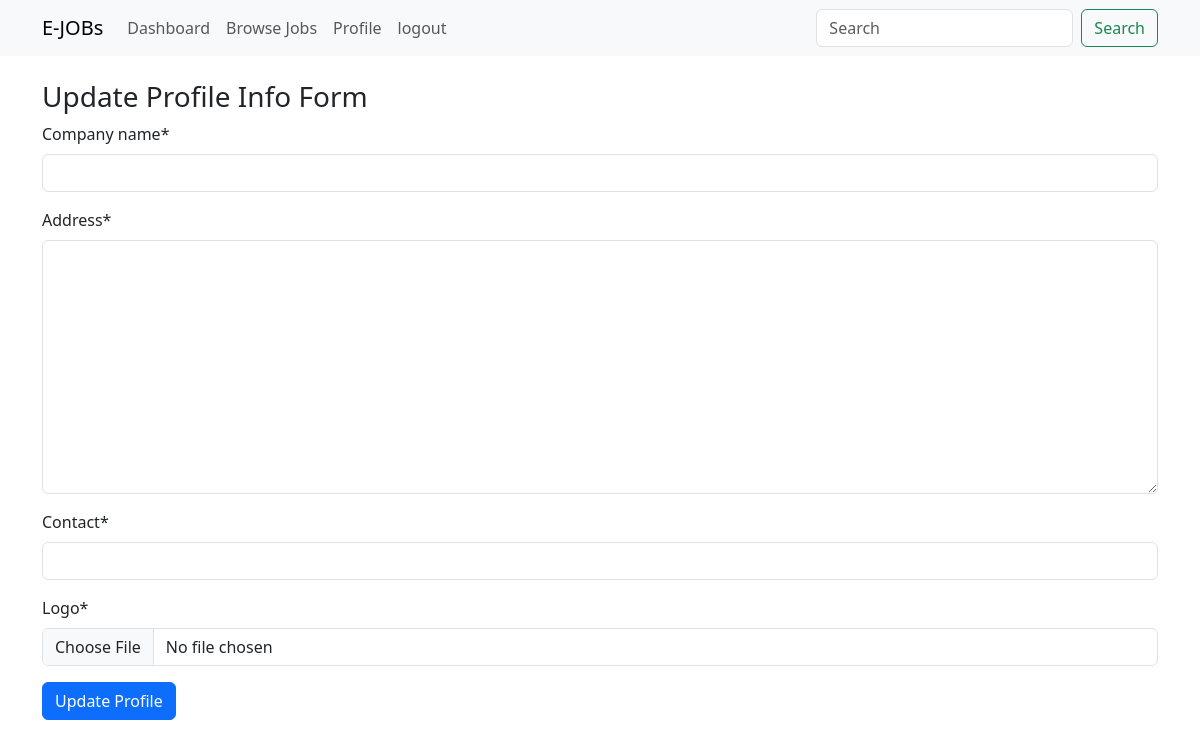
Page /update-profile-view/ (signed in) on the earlier database version.
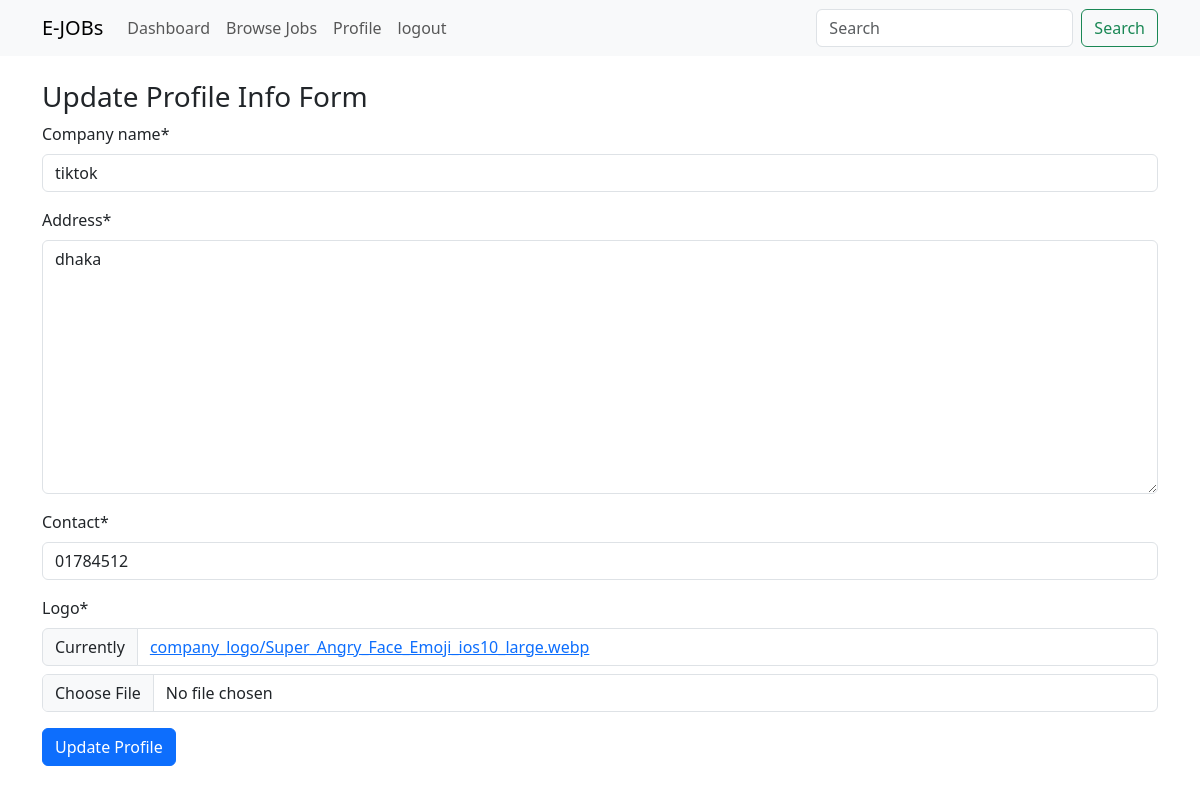
Same page on the later database version.
### jobportal/models.py (models this page shows, shortened)
class RecruiterProfileModel(models.Model):
    recruiter = models.OneToOneField(
        User,
        on_delete=models.CASCADE,
        related_name='recruiter_profile',
        null=True
    )
    company_name = models.CharField(max_length=200, null=True)
    address = models.TextField(null=True)
    contact = models.CharField(max_length=20, null=True)
    logo = models.ImageField(upload_to='company_logo', null=True)
    created_at = models.DateField(auto_now_add=True, null=True)
    updated_at = models.DateField(auto_now=True, null=True)

### jobportal/views.py (the view, shortened to what this page needs)
# urls.py: path('update-profile-view/', update_profile_view, name='update_profile_view'),
@login_required
def update_profile_view(request):
    current_user = request.user
    if current_user.user_type == 'Recruiter':
        try:
            profile_data = RecruiterProfileModel.objects.get(recruiter= current_user)
        except:
            profile_data = None
        form_data = RecruiterProfileUpdateForm(instance=profile_data)
    context = {
        'form_data': form_data,
        'title': 'Update Profile Info Page',
        'form_title': 'Update Profile Info Form',
        'form_btn': 'Update Profile',
    }
    return render(request, 'master/base-form.html', context)

### jobportal/forms.py
class RecruiterProfileUpdateForm(forms.ModelForm):
  class Meta:
    model = RecruiterProfileModel
    fields = '__all__'
    exclude = ['recruiter']

### jobportal/templates/master/base-form.html (shortened to what this page needs)
{% extends 'master/base.html' %}
{% block content %}
{% load crispy_forms_tags %}
<h3>{{form_title}}</h3>
<form method="post" enctype="multipart/form-data">
  {{form_data|crispy}}
  <button type="submit" class="btn btn-primary">{{form_btn}}</button>
</form>
{% endblock content %}

Differences in the rows shown:
added RecruiterProfileModel: company_name "tiktok", address "dhaka", contact "01784512"
Other differences:
text no longer shown: "Company name * Address * Contact * Logo *"
text now shown: "Company name * Address * Contact * Logo * Currently company_logo/Super_Angry_Face_Emoji_ios10_large.webp"
